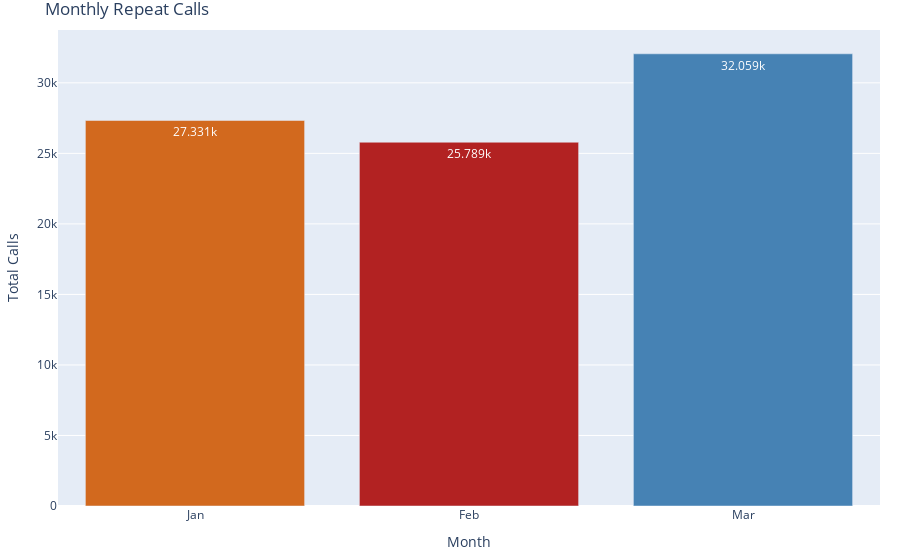

The code cell stored with this chart in its notebook:
### Markdown cell above
*Plot of Monthly Repeat Calls*

### Code cell
# Define the correct order of months
month_order = ["Jan", "Feb", "Mar", "Apr", "May", "Jun", "Jul", "Aug", "Sep", "Oct", "Nov", "Dec"]

# Ensure that "Month" is treated as a categorical type with the correct order
repMonth['Month'] = pd.Categorical(repMonth['Month'], categories=month_order, ordered=True)

# Sort the data based on the "Month" column to ensure correct ordering
repMonth = repMonth.sort_values('Month')

# Define the color palette (shades of brown, red, and blue)
color_palette = ["#D2691E", "#B22222", "#4682B4", "#4682B4", "#5F9EA0", "#B22222", "#8B4513"]

# Plot the bar chart using plot_aggregated_data function (if you are using this custom function)
fig_repMonth = plot_aggregated_data(
    repMonth,
    x_axis="Month",
    y_axes=["Total_Contacts"],
    title="Monthly Repeat Calls",
    labels={"Month": "Month", "Total_Contact": "Total Contacts"},
    chart_type="bar"  # Bar chart
)

# Apply the color palette
fig_repMonth.update_traces(marker=dict(color=color_palette))

# Tighten layout by adjusting margins
fig_repMonth.update_layout(
    title="Monthly Repeat Calls",
    xaxis_title="Month",
    yaxis_title="Total Calls",
    margin=dict(l=20, r=20, t=30, b=40),  # Tight margins
    showlegend=False  # Optional: Hide the legend if not necessary
)

# Save the figure as an SVG
fig_repMonth.write_image("repMonth.svg", format="svg")

# Show the plot
fig_repMonth.show()

### Figure 1 — Plotly figure (JSON) as saved in the notebook; plotly's stock layout.template omitted (floating-point values rounded to 4 significant figures)
{"data": [{"alignmentgroup": "True", "hovertemplate": "variable=Total_Contacts<br>Month=%{x}<br>value=%{y}<extra></extra>", "legendgroup": "Total_Contacts", "marker": {"color": ["#D2691E", "#B22222", "#4682B4", "#4682B4", "#5F9EA0", "#B22222", "#8B4513"], "pattern": {"shape": ""}}, "name": "Total_Contacts", "offsetgroup": "Total_Contacts", "orientation": "v", "showlegend": true, "textposition": "auto", "texttemplate": "%{y}", "type": "bar", "x": ["Jan", "Feb", "Mar"], "xaxis": "x", "y": [27331, 25789, 32059], "yaxis": "y"}], "layout": {"barmode": "relative", "legend": {"title": {"text": "Metrics"}, "tracegroupgap": 0}, "margin": {"b": 40, "l": 20, "r": 20, "t": 30}, "showlegend": false, "title": {"text": "Monthly Repeat Calls"}, "xaxis": {"anchor": "y", "domain": [0, 1], "title": {"text": "Month"}}, "yaxis": {"anchor": "x", "domain": [0, 1], "title": {"text": "Total Calls"}}}}
